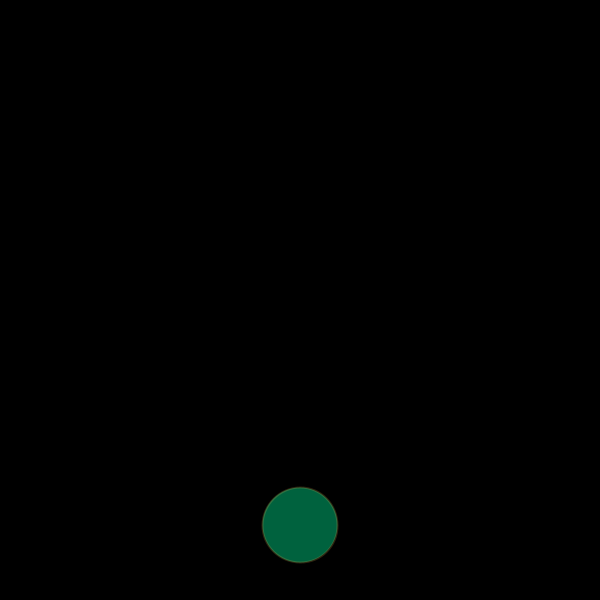
Frame 1 (no input)
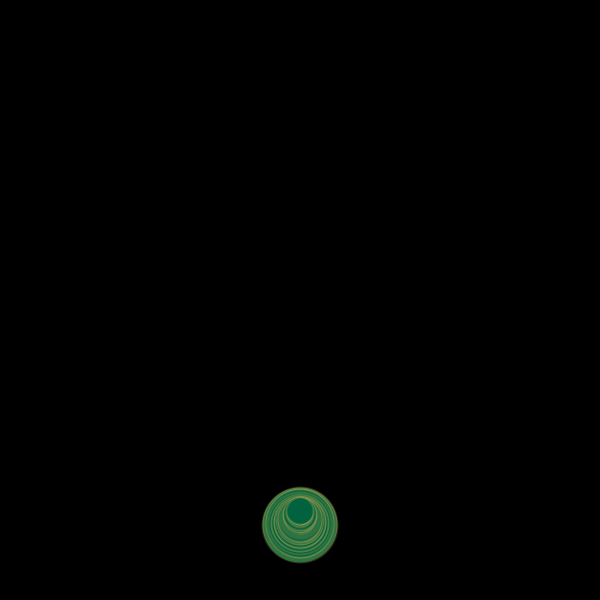
Frame 60 (the mouse pressed at the canvas centre just before this capture)
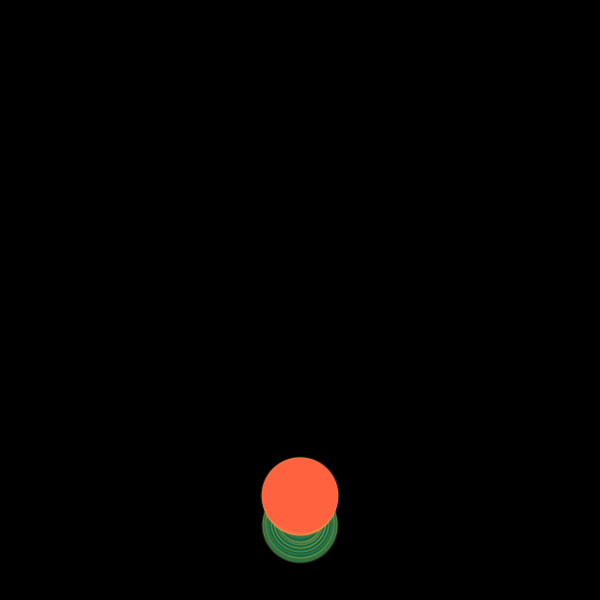
Frame 120 (the mouse held since frame 60 and released just before this capture)

The Processing sketch that drew these frames (run headless with seeded random() and noise(); from frame 60 on, the mouse is pressed at the canvas centre):

// Processing sketch: processing_1683
// ── processing_1683.pde

float a = 0;
float b = 0;
float c = 75;
float x = 255;

void setup() {
  size(600, 600);
  background(0);  
  smooth();
}

void draw() {
  translate(width/2, height);  
  strokeWeight(2);
  stroke(242, 186, 81, 50);
  fill(mouseX, 98, 62, x);  
  ellipse(0, b - 75, c, c);
  b -= random(0.5);
  c += random(-6, 6);
  if (b < -height) {
    c = 550;
    x = 3;
    if (b < -height - 170) {
    noLoop();
    }  
  }
}
